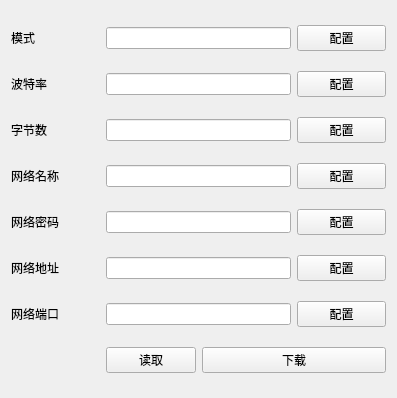
<?xml version="1.0" encoding="UTF-8"?>
<ui version="4.0">
 <class>Instruct</class>
 <widget class="QWidget" name="Instruct">
  <property name="geometry">
   <rect>
    <x>0</x>
    <y>0</y>
    <width>397</width>
    <height>398</height>
   </rect>
  </property>
  <property name="windowTitle">
   <string>Form</string>
  </property>
  <layout class="QGridLayout" name="gridLayout">
   <item row="0" column="0">
    <widget class="QLabel" name="label">
     <property name="text">
      <string>模式</string>
     </property>
    </widget>
   </item>
   <item row="0" column="1" colspan="2">
    <widget class="QLineEdit" name="line_mode"/>
   </item>
   <item row="0" column="3">
    <widget class="QPushButton" name="btn_write_mode">
     <property name="text">
      <string>配置</string>
     </property>
    </widget>
   </item>
   <item row="1" column="0">
    <widget class="QLabel" name="label_2">
     <property name="text">
      <string>波特率</string>
     </property>
    </widget>
   </item>
   <item row="1" column="1" colspan="2">
    <widget class="QLineEdit" name="line_baud"/>
   </item>
   <item row="1" column="3">
    <widget class="QPushButton" name="btn_write_baud">
     <property name="text">
      <string>配置</string>
     </property>
    </widget>
   </item>
   <item row="2" column="0">
    <widget class="QLabel" name="label_3">
     <property name="text">
      <string>字节数</string>
     </property>
    </widget>
   </item>
   <item row="2" column="1" colspan="2">
    <widget class="QLineEdit" name="line_size"/>
   </item>
   <item row="2" column="3">
    <widget class="QPushButton" name="btn_write_size">
     <property name="text">
      <string>配置</string>
     </property>
    </widget>
   </item>
   <item row="3" column="0">
    <widget class="QLabel" name="label_4">
     <property name="text">
      <string>网络名称</string>
     </property>
    </widget>
   </item>
   <item row="3" column="1" colspan="2">
    <widget class="QLineEdit" name="line_name"/>
   </item>
   <item row="3" column="3">
    <widget class="QPushButton" name="btn_write_name">
     <property name="text">
      <string>配置</string>
     </property>
    </widget>
   </item>
   <item row="4" column="0">
    <widget class="QLabel" name="label_5">
     <property name="text">
      <string>网络密码</string>
     </property>
    </widget>
   </item>
   <item row="4" column="1" colspan="2">
    <widget class="QLineEdit" name="line_code"/>
   </item>
   <item row="4" column="3">
    <widget class="QPushButton" name="btn_write_code">
     <property name="text">
      <string>配置</string>
     </property>
    </widget>
   </item>
   <item row="5" column="0">
    <widget class="QLabel" name="label_6">
     <property name="text">
      <string>网络地址</string>
     </property>
    </widget>
   </item>
   <item row="5" column="1" colspan="2">
    <widget class="QLineEdit" name="line_address"/>
   </item>
   <item row="5" column="3">
    <widget class="QPushButton" name="btn_write_address">
     <property name="text">
      <string>配置</string>
     </property>
    </widget>
   </item>
   <item row="6" column="0">
    <widget class="QLabel" name="label_7">
     <property name="text">
      <string>网络端口</string>
     </property>
    </widget>
   </item>
   <item row="6" column="1" colspan="2">
    <widget class="QLineEdit" name="line_com"/>
   </item>
   <item row="6" column="3">
    <widget class="QPushButton" name="btn_write_com">
     <property name="text">
      <string>配置</string>
     </property>
    </widget>
   </item>
   <item row="7" column="1">
    <widget class="QPushButton" name="btn_read">
     <property name="text">
      <string>读取</string>
     </property>
    </widget>
   </item>
   <item row="7" column="2" colspan="2">
    <widget class="QPushButton" name="btn_load">
     <property name="text">
      <string>下载</string>
     </property>
    </widget>
   </item>
  </layout>
 </widget>
 <resources/>
 <connections/>
</ui>
